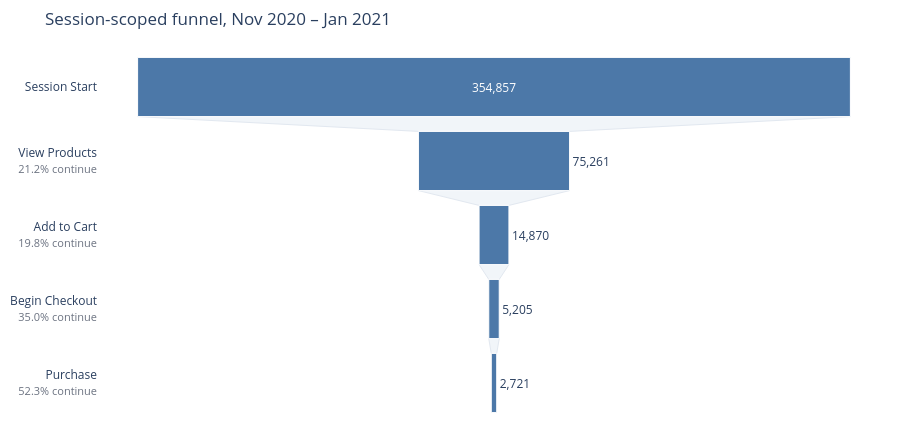

The notebook cell this image was saved under:
### Code cell
# ── Section 3.2: Funnel metrics + chart ──────────────────────────────────────
# Human-readable step labels aligned with GA4 funnel stage names.
step_labels = [
    "1. Session Start",
    "2. View Products",
    "3. Add to Cart",
    "4. Begin Checkout",
    "5. Purchase",
]
# Column names returned by queries.session_funnel_sql (one count per step).
step_cols = ["sessions", "view_item", "add_to_cart", "begin_checkout", "purchase"]   # queries.STEP_COLUMNS

# Build a tidy funnel table for display and downstream LLM context (Section 9).
funnel_df = pd.DataFrame({
    "step":  step_labels,
    "sessions": [int(funnel_raw[c].iloc[0]) for c in step_cols],
})
# step_cvr: conversion from the previous step (% who advanced one stage).
funnel_df["step_cvr"]    = (funnel_df["sessions"] / funnel_df["sessions"].shift(1) * 100).round(1)
# overall_cvr: conversion from session start (% still in funnel at this step).
funnel_df["overall_cvr"] = (funnel_df["sessions"] / funnel_df["sessions"].iloc[0] * 100).round(1)
# drop_off: 100 - step_cvr — share lost between adjacent steps.
funnel_df["drop_off"]    = (100 - funnel_df["step_cvr"]).round(1)

print("Session funnel with conversion rates:")
display(funnel_df)

# Funnel chart (charts.py): full counts on the bars, step-to-step rates on the labels.
fig = charts.funnel(funnel_df["step"].str[3:].tolist(), [("All sessions", funnel_df["sessions"].tolist())])
fig.update_layout(title=f"Session-scoped funnel, {PERIOD_LABEL}", margin=dict(t=50))
fig.show()

### Figure 1 — Plotly figure (JSON) as saved in the notebook; plotly's stock layout.template omitted (floating-point values rounded to 4 significant figures)
{"data": [{"connector": {"fillcolor": "#f1f5f9", "line": {"color": "#e2e8f0", "width": 1}}, "customdata": ["100.00% of the segment's sessions", "21.21% of the segment's sessions", "4.19% of the segment's sessions", "1.47% of the segment's sessions", "0.77% of the segment's sessions"], "hovertemplate": "%{text} sessions<br>%{customdata}<extra></extra>", "insidetextfont": {"color": "white"}, "marker": {"color": "#4C78A8", "line": {"color": "white", "width": 1}}, "text": ["354,857", "75,261", "14,870", "5,205", "2,721"], "textinfo": "text", "textposition": ["inside", "outside", "outside", "outside", "outside"], "type": "funnel", "x": [354857, 75261, 14870, 5205, 2721], "y": ["Session Start", "View Products<br><span style='font-size:11px;color:#6b7280'>21.2% continue</span>", "Add to Cart<br><span style='font-size:11px;color:#6b7280'>19.8% continue</span>", "Begin Checkout<br><span style='font-size:11px;color:#6b7280'>35.0% continue</span>", "Purchase<br><span style='font-size:11px;color:#6b7280'>52.3% continue</span>"]}], "layout": {"font": {"size": 12}, "height": 430, "margin": {"b": 10, "l": 10, "r": 10, "t": 50}, "paper_bgcolor": "white", "plot_bgcolor": "white", "showlegend": false, "title": {"text": "Session-scoped funnel, Nov 2020 – Jan 2021"}}}
